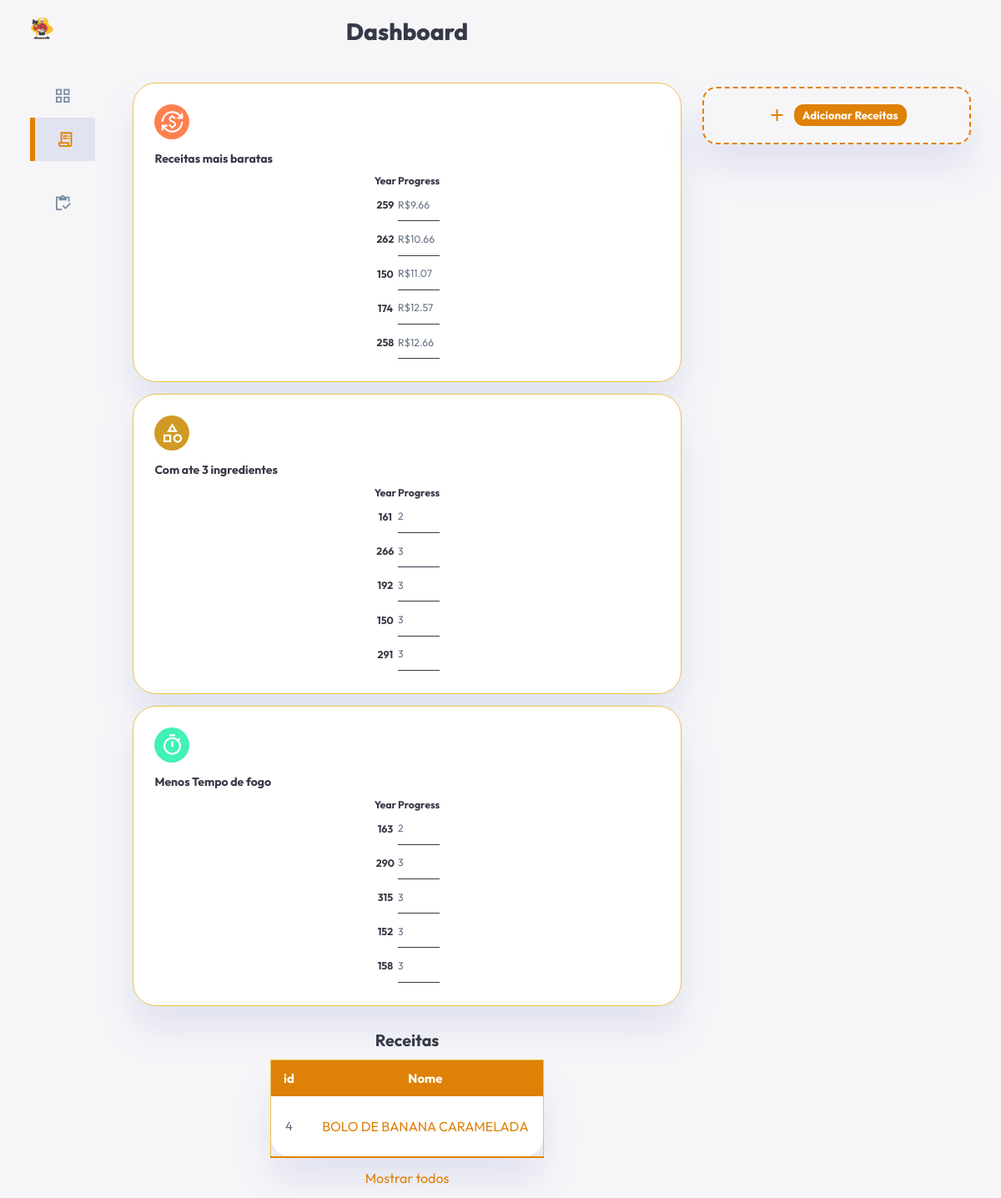
The page /views/Receitas.php?id=4 on the database its author committed.
### tables this page shows
CREATE TABLE `tbreceita` (
  `idReceita` int(11) NOT NULL,
  `nomeReceita` varchar(100) DEFAULT NULL,
  `modoPreparo` text DEFAULT NULL,
  `tempoReceita` int(11) DEFAULT NULL,
  `porcoesReceita` int(11) DEFAULT NULL,
  `caminhoImg` text DEFAULT NULL
);

### models/Receita.php (called while the page is built, shortened)
<?php
    class Receita{
        public function maisBaratas(){
            $con = Conexao::conectar();
            $querySelect = "SELECT idReceita, SUM(valorIngrediente) AS `soma` FROM tbreceitaingrediente
                            INNER JOIN tbingrediente ON tbreceitaingrediente.idIngrediente = tbingrediente.idIngrediente
                            GROUP BY idReceita
                            ORDER BY SUM(valorIngrediente)
                            LIMIT 5;";
            $resultado = $con->query($querySelect);
            $lista = $resultado->fetchAll();
            return $lista;
        }
        public function com3(){
            $con = Conexao::conectar();
            $querySelect = "SELECT idReceita, COUNT(idIngrediente) AS `cont` FROM tbreceitaingrediente GROUP BY idReceita ORDER BY COUNT(idIngrediente) LIMIT 5;";
            $resultado = $con->query($querySelect);
            $lista = $resultado->fetchAll();
            return $lista;
        }
        public function menosTempo(){
            $con = Conexao::conectar();
            $querySelect = "SELECT * FROM tbreceita
                            WHERE tempoReceita > 0
                            ORDER BY tempoReceita
                            LIMIT 5;";
            $resultado = $con->query($querySelect);
            $lista = $resultado->fetchAll();
            return $lista;
        }
        public function listar(){
            $con = Conexao::conectar();
            $querySelect = "SELECT * FROM tbreceita";
            $resultado = $con->query($querySelect);
            $lista = $resultado->fetchAll();
            return $lista;
        }
        public function listarId($id){
            $con = Conexao::conectar();
            $querySelect = "SELECT * FROM tbreceita WHERE idreceita = " . $id;
            $resultado = $con->query($querySelect);
            $lista = $resultado->fetchAll();
            return $lista;
        }
    }
?>

### views/Receitas.php (the view, shortened to what this page needs)
<?php
require_once('../models/Receita.php');
$receita = new Receita();
$maisBaratas = $receita->maisBaratas();
$com3 = $receita->com3();
$menosTempo = $receita->menosTempo();
$receitas = $receita->listar();
if (isset($_GET['id'])){
    $receitas = $receita->listarId($_GET['id']);
}
?>
<!DOCTYPE html>
<html lang="en">
<head>
    <link rel="stylesheet" href="../css/style.css">
    <link rel="stylesheet" href="https://cdn.jsdelivr.net/npm/charts.css/dist/charts.min.css">
    <link rel="stylesheet" href="https://cdnjs.cloudflare.com/ajax/libs/font-awesome/6.2.1/css/all.min.css"
 />
</head>
<body>
    <div class="container">
        <aside>
            <div class="top">
                <div class="logo">
                    <img src="../images/vovo.png">
                </div>
            </div>
            <div class="sidebar">
                <a href="Index.php">
                    <span class="material-symbols-sharp">grid_view</span>
                </a>
                <a href="Receitas.php" class="active">
                    <span class="material-symbols-sharp">receipt_long</span>
                </a>
                <a href="Ingredientes.php">
                    <span class="material-symbols-sharp">inventory</span>
                </a>
            </div>
        </aside>
        <main>
            <h1>Dashboard</h1>
            <div class="insights">
                <div class="sales">
                    <span class="material-symbols-sharp">currency_exchange</span>
                    <div class="left">
                        <h3>Receitas mais baratas</h3>
                        <table id="column-example-14"
                            class="charts-css column show-labels show-primary-axis show-data-axes">
                            <thead>
                                <tr>
                                    <th scope="col"> Year </th>
                                    <th scope="col"> Progress </th>
                                </tr>
                            </thead>
                            <tbody>
                                <?php
                                $html = "";
                                $last = count($maisBaratas)-1;
                                $max = intval($maisBaratas[$last]['soma']);
                                foreach ($maisBaratas as $recipe){
                                    $soma = round($recipe['soma'], 2);
                                    $porcent = intval($recipe['soma']) / $max;
                                    $html .= "<tr>
                                                <th scope='row'><a href='Receitas.php?id={$recipe['idReceita']}'>{$recipe['idReceita']}</a></th>
                                                <td style='--size:{$porcent}'>R\${$soma}</td>
                                            </tr>
                                            ";
                                }
                                echo $html;
                                ?>
                            </tbody>
                        </table>
                    </div>
                </div>
                <div class="ingredients-total">
                    <span class="material-symbols-sharp">category</span>
                    <div class="left">
                        <h3>Com ate 3 ingredientes</h3>
                        <table id="column-example-14"
                            class="charts-css column show-labels show-primary-axis show-data-axes">
                            <thead>
                                <tr>
                                    <th scope="col"> Year </th>
                                    <th scope="col"> Progress </th>
                                </tr>
                            </thead>
                            <tbody>
                                <?php
                                $html = "";
                                $max = 3;
                                foreach ($com3 as $recipe){
                                    $porcent = intval($recipe['cont']) / $max;
                                    $html .= "<tr>
                                                <th scope='row'><a href='Receitas.php?id={$recipe['idReceita']}'>{$recipe['idReceita']}</a></th>
                                                <td style='--size:{$porcent}'>{$recipe['cont']}</td>
                                            </tr>
                                            ";
                                }
                                echo $html;
                                ?>
                            </tbody>
                        </table>
                    </div>
                </div>
                <div class="ingredients-total-search">
                    <span class="material-symbols-sharp">timer</span>
                    <div class="left">
                        <h3>Menos Tempo de fogo</h3>
                        <table id="column-example-14"
                            class="charts-css column show-labels show-primary-axis show-data-axes">
                            <thead>
                                <tr>
                                    <th scope="col"> Year </th>
                                    <th scope="col"> Progress </th>
                                </tr>
                            </thead>
                            <tbody>
                                <?php
                                $html = "";
                                $last = count($menosTempo)-1;
                                $max = intval($menosTempo[$last]['tempoReceita']);
                                foreach ($menosTempo as $recipe){
                                    $porcent = intval($recipe['tempoReceita']) / $max;
                                    $html .= "<tr>
                                                <th scope='row'><a href='Receitas.php?id={$recipe['idReceita']}'>{$recipe['idReceita']}</a></th>
                                                <td style='--size:{$porcent}'>{$recipe['tempoReceita']}</td>
                                            </tr>
                                            ";
                                }
                                echo $html;
                                ?>
                            </tbody>
                        </table>
                    </div>
                </div>
            </div>
            <div class="recent-ingredients" style="display: flex; flex-direction: column; align-items: center;">
                <h2>Receitas</h2>
                <table class="styled-table" style="width: 50%">
                    <thead>
                        <tr>
                            <th>id</th>
                            <th>Nome</th>
                        </tr>
                    </thead>
                    <tbody>
                        <?php
                        $html = "";
                        foreach($receitas as $receita){
                            $html .= "<tr>
                                        <td>{$receita['idReceita']}</td>
                                        <td><a target='_blank' href='http://127.0.0.1:8080/web-vovo/src/views/detalhes-receita.php?id={$receita['idReceita']}'>{$receita['nomeReceita']}</a></td>
                                    </tr>
                                    ";
                        }
                        echo $html;
                        ?>
                    </tbody>
                </table>
                <a href="Receitas.php">Mostrar todos</a>
            </div>
        </main>
        <div class="right">
            <div class="analytics-ingredients">
                <div class="item add-something">
                    <div>
                        <span class="material-symbols-sharp">add</span>
                        <button class="btn" onclick="openModal('dv-modal')">Adicionar Receitas</button>
                    </div>
                </div>
            </div>
        </div>
    </div>
</body>
</html>

### rows shown on the page
tbreceita: idReceita "163", $porcent 0.66666666666667 (drawn), tempoReceita "2"
tbreceita: idReceita "290", $porcent 1 (drawn), tempoReceita "3"
tbreceita: idReceita "315", $porcent 1 (drawn), tempoReceita "3"
tbreceita: idReceita "152", $porcent 1 (drawn), tempoReceita "3"
tbreceita: idReceita "158", tempoReceita "3"
tbreceita: idReceita "4", nomeReceita "BOLO DE BANANA CARAMELADA"

### other values the page prints
$recipe['idReceita'] "259"
$soma "9.66"
$recipe['idReceita'] "262"
$soma "10.66"
$recipe['idReceita'] "150"
$soma "11.07"
$recipe['idReceita'] "174"
$soma "12.57"
$recipe['idReceita'] "258"
$soma "12.66"
$recipe['idReceita'] "161"
$recipe['cont'] "2"
$recipe['idReceita'] "266"
$recipe['cont'] "3"
$recipe['idReceita'] "192"
